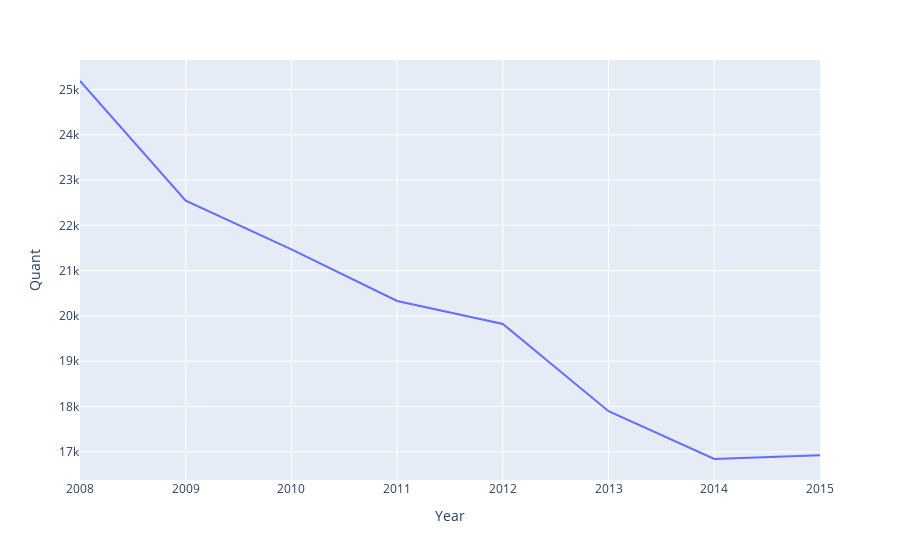

Write notebook code for a chart like this one.
### Code cell
fig = px.line(dframe, x='Year', y='Quant')
fig.show()

### Figure 1 — Plotly figure (JSON) as saved in the notebook; plotly's stock layout.template omitted (floating-point values rounded to 4 significant figures)
{"data": [{"hovertemplate": "Year=%{x}<br>Quant=%{y}<extra></extra>", "legendgroup": "", "line": {"color": "#636efa", "dash": "solid"}, "marker": {"symbol": "circle"}, "mode": "lines", "name": "", "orientation": "v", "showlegend": false, "type": "scatter", "x": [2008, 2009, 2010, 2011, 2012, 2013, 2014, 2015], "xaxis": "x", "y": [25185, 22543, 21471, 20331, 19824, 17899, 16844, 16925], "yaxis": "y"}], "layout": {"legend": {"tracegroupgap": 0}, "margin": {"t": 60}, "xaxis": {"anchor": "y", "domain": [0, 1], "title": {"text": "Year"}}, "yaxis": {"anchor": "x", "domain": [0, 1], "title": {"text": "Quant"}}}}
